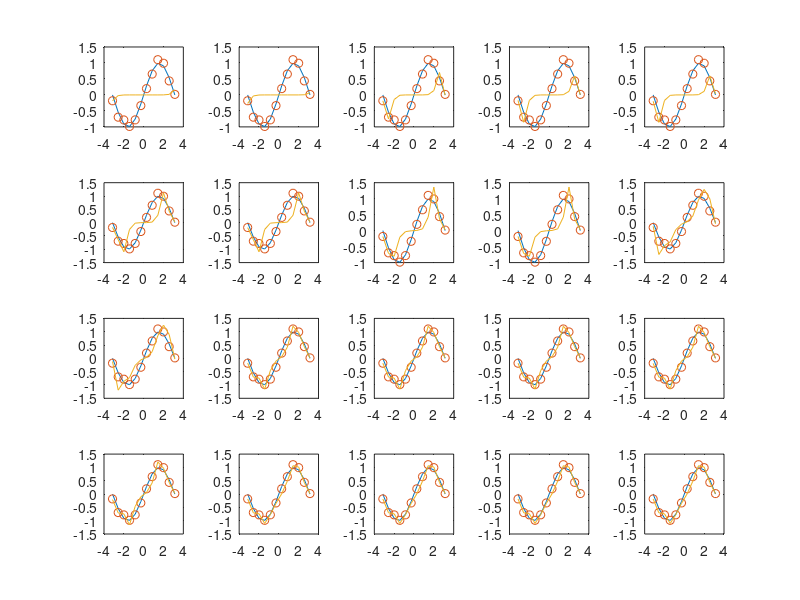
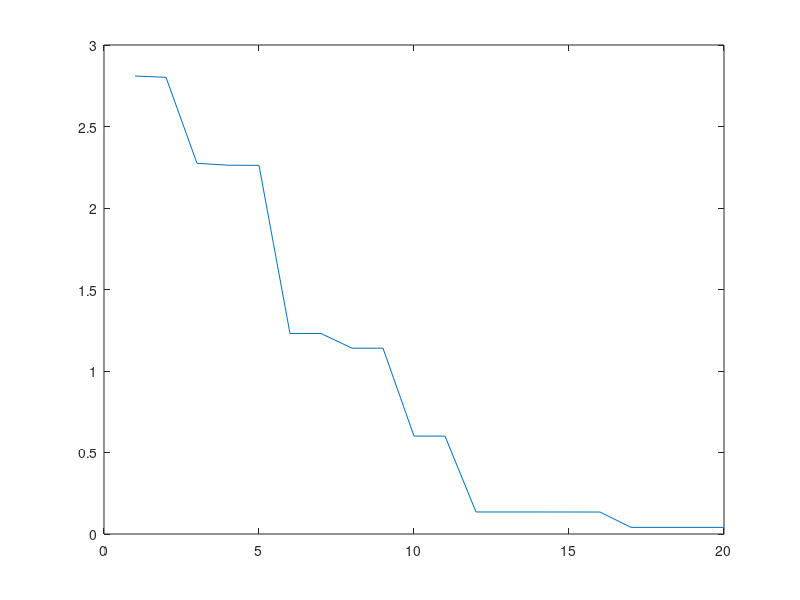

Write the MATLAB code that produced these figures, in order.
format long
X=linspace(-pi,pi,12);
X=X';
y=sin(X);
R=normrnd(0,0.1,12,1);
Y=y+R;
W=zeros(12,1);
lam=exp(-18);
k=1;
A=zeros(12,12);
    for i = 1:(12)
    A(:,i)=X.^(i-1);
    end
Q=A'*A;
b=A'*Y-lam*eye(12)*W;
r0=b-Q*W;
d=[];
r=[];
d(:,1)=r0;
r(:,1)=r0;
a=[];
err=[];
while true
    a(k)=(r(:,k)'*r(:,k))/(d(:,k)'*Q*d(:,k));
    W=W+a(k)*d(:,k);
    r(:,k+1)=r(:,k)-a(k)*Q*d(:,k);
    beta=(r(:,k+1)'*r(:,k+1))/(r(:,k)'*r(:,k));
    d(:,k+1)=r(:,k+1)+beta*d(:,k);
    figure(1);
    subplot(4,5,k);
    plot(X,y)
    hold on
    plot(X,Y,'o')
    y2=A*W;
    hold on
    plot(X,y2)
    err(k)=0.5*sum((y2-Y).^2)+0.5*lam*(W'*W);
    k=k+1;
    if k>20
        break;
    end
end
err
e1=1:1:20;
figure(2);
plot(e1,err);




